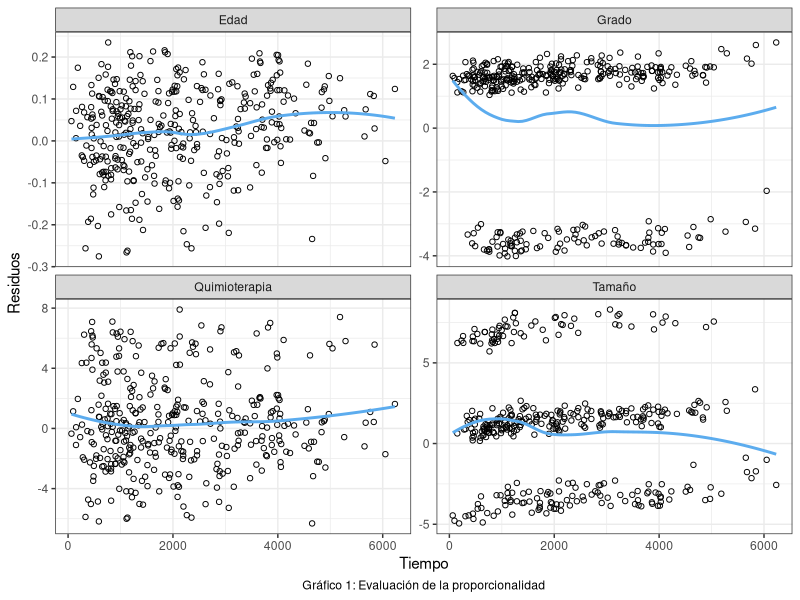
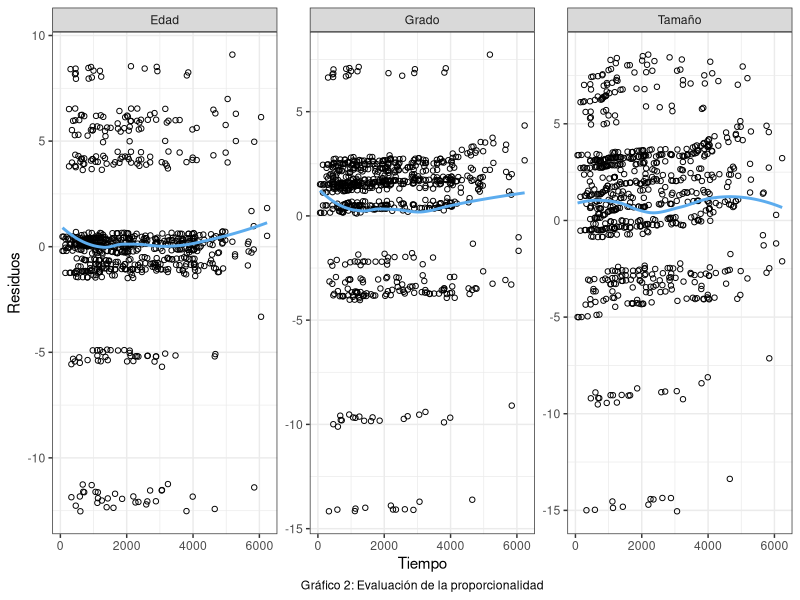

The R script that drew these images, in order:
## ---- chunk 1
knitr::opts_chunk$set(warning = FALSE, message = FALSE, echo = FALSE)
## ---- chunk 2
library(tidyverse)
library(gridExtra)
library(survival)  # Para el ajuste de modelos de Cox 
library(survminer) # Crear gráficos con la función ggsurvplot()
library(lmtest) # Para calcular la significancia de los Beta 
library(corrplot) #Para el gráfico de correlaciones

datos <- rotterdam %>%
  filter(year <= 1985) %>%
  select(-c(nodes, rtime, recur))

datos$grade <- as.factor(datos$grade)
## ---- chunk 3
#Modelo sin covariables
modelo_nulo <- coxph(Surv(dtime, death) ~ 1, ties = "breslow", data = datos)
loglik_nulo <- modelo_nulo$loglik

#Modelos con una sola variable:
# 1) Edad:
modelo_edad <- coxph(Surv(dtime, death) ~ age, ties = "breslow",
                     data = datos)

loglik_edad <- modelo_edad$loglik[2]

#Comparación del modelo con el modelo nulo

lrtest(modelo_nulo, modelo_edad) # Test significativo


# 2) Menopausia
modelo_meno <- coxph(Surv(dtime, death) ~ meno, ties = "breslow",
                     data = datos)

loglik_meno <- modelo_meno$loglik[2]

#Comparo con el modelo nulo:
lrtest(modelo_nulo, modelo_meno) # Test significativo


# 3) Terapia hormonal:
modelo_hormon <- coxph(Surv(dtime, death) ~ hormon, ties = "breslow",
                       data = datos)

#Comparo con el modelo nulo:
lrtest(modelo_nulo, modelo_hormon) # Test no significativo


# 4) Quimioterapia:
modelo_chemo <- coxph(Surv(dtime, death) ~ chemo, ties = "breslow", data = datos)


#Comparo con el modelo nulo:
lrtest(modelo_nulo, modelo_chemo) # Test no significativo


# 5) Receptores de progesterona:
modelo_pgr <- coxph(Surv(dtime, death) ~ pgr, ties = "breslow",
                    data = datos)


# Comparo con el modelo nulo:
lrtest(modelo_nulo, modelo_pgr)  # Test no significativo


# 6) Receptores de estrógeno:
modelo_er <- coxph(Surv(dtime, death) ~ er, ties = "breslow",
                   data = datos)


#Comparo con el modelo nulo:
lrtest(modelo_nulo, modelo_er)  # Test significativo



# 7) Grado de diferenciación:
modelo_grade <- coxph(Surv(dtime, death) ~ grade, ties = "breslow",
                      data = datos)


# Compraro con el modelo nulo:
lrtest(modelo_nulo, modelo_grade)  #Test significativo


# 8) Tamaño del tumor:
modelo_size <- coxph(Surv(dtime, death) ~ size, ties = "breslow",
                     data = datos)


#Comparación con el modelo nulo:
lrtest(modelo_nulo, modelo_size) #Test significativo

# En resumen, resultaron significativos: edad, menopausia, receptores de estrógeno, grado de diferenciación y tamaño del tumor.
## ---- chunk 4
#Se define el modelo con las variables importantes:
modelo1 <- coxph(Surv(dtime, death) ~ age + meno + er + grade + size,
                 ties = "breslow", data = datos)

# Para cada variable importante, comparamos el modelo 1 contra un modelo que no contenga la variable de interés y así evaluamos su significancia

# 1) Variable Edad
modelo_sin_age <- coxph(Surv(dtime, death) ~ meno + er + grade + size,
                        ties = "breslow", data = datos)

lrtest(modelo_sin_age, modelo1) # Test significativo

# 2) Variable Menopausia
modelo_sin_meno <- coxph(Surv(dtime, death) ~ age + er + grade + size,
                         ties = "breslow", data = datos)

lrtest(modelo_sin_meno, modelo1) # Test no significativo

# 3) Variable Receptores de estrógeno
modelo_sin_er <- coxph(Surv(dtime, death) ~ age + meno + grade + size,
                       ties = "breslow", data = datos)

lrtest(modelo_sin_er, modelo1) # Test no significativo

# 4) Variable Grade
modelo_sin_grade <- coxph(Surv(dtime, death) ~ age + meno + er + size,
                          ties = "breslow", data = datos)

lrtest(modelo_sin_grade, modelo1) # Test significativo

# 5) Variable Size
modelo_sin_size <- coxph(Surv(dtime, death) ~ age + meno + er + grade,
                         ties = "breslow", data = datos)

lrtest(modelo_sin_size, modelo1) # Test significativo

# En resumen, las variables que resultaron significativas en un modelo que contiene la edad, menopausia, receptores de estrógeno, grado y tamaño del tumor son: edad, grado y tamaño del tumor.
## ---- chunk 5
# Modelo con las variables significativas hasta el momento
modelo2 <- coxph(Surv(dtime, death) ~ age + grade + size, ties = "breslow",
                 data = datos)

# Para evaluar la significancia de las covariables que descartamos en la primer etapa de la selección,comparamos el modelo 2 contra un modelo que contenga sus mismas variables más cada una de las covariables.

# 1) Variable "Tratamiento hormonal"
modelo2_con_hormon <- coxph(Surv(dtime, death) ~ age + grade + size +
                              hormon, ties = "breslow", data = datos)
 
 lrtest(modelo2, modelo2_con_hormon) # Test no significativo
 
# 2) Variable Quimioterapia
modelo2_con_chemo <- coxph(Surv(dtime, death) ~ age + grade + size + chemo,
                           ties = "breslow", data = datos)
 
lrtest(modelo2, modelo2_con_chemo) # Test significativo

# 3) Variable Receptores de progesterona:
modelo2_con_pgr <- coxph(Surv(dtime, death) ~ age + grade + size + pgr, 
                         ties = "breslow", data = datos)
 
lrtest(modelo2, modelo2_con_pgr) #No es significativa

# En resumen, el efecto de la Quimioterapia es significativo en un modelo que incluye también a la edad y el grado y tamaño del tumor. Tratamiento hormonal y Receptores de Progesterona siguen sin ser significativos.

# Llamamos "modelo 3" a nuestro nuevo modelo
modelo3 <- coxph(Surv(dtime, death) ~ age + chemo + grade + size,
                 ties = "breslow", data = datos)
## ---- chunk 6

#Interaccion Edad-Quimioterapia
modelo_int1 <- coxph(Surv(dtime, death) ~ age + chemo +  grade + size + age*chemo,
                     ties = "breslow", data = datos)

lrtest(modelo3, modelo_int1) #Test no significativo


#Interacción Edad-Grado
modelo_int2 <- coxph(Surv(dtime, death) ~ age + chemo +  grade + size + age*grade,
                     ties = "breslow", data = datos)

lrtest(modelo3, modelo_int2) #Test no significativo


#Interacción Edad-Tamaño:
modelo_int3 <- coxph(Surv(dtime, death) ~ age + chemo +  grade + size + age*size,
                     ties = "breslow", data = datos)

lrtest(modelo3, modelo_int3) #Test no significativo


#Interacción Quimioterapia-Grado:
modelo_int4 <- coxph(Surv(dtime, death) ~ age + chemo +  grade + size + chemo*grade,
                     ties = "breslow", data = datos)

lrtest(modelo3, modelo_int4) #Test no significativo


#Interacción Quimioterapia-Tamaño:
modelo_int5 <- coxph(Surv(dtime, death) ~ age + chemo +  grade + size + chemo*size,
                     ties = "breslow", data = datos)

lrtest(modelo3, modelo_int5) #Test no significativo


#Interacción Grado-Tamaño:
modelo_int6 <- coxph(Surv(dtime, death) ~ age + chemo +  grade + size + grade*size,
                     ties = "breslow", data = datos)

lrtest(modelo3, modelo_int6) #Test no significativo

## ---- chunk 7
# Variable Edad

datos2 <- datos %>% 
  mutate(
    age_d1 = ifelse(age >= 40 & age < 50, 1, 0),
    age_d2 = ifelse(age >= 50 & age < 65, 1, 0),
    age_d3 = ifelse(age >= 65, 1, 0)
  ) %>% 
  mutate(
    age_factor = case_when(
      age < 40 ~ 1,
      age >= 40 & age < 50 ~ 2,
      age >= 50 & age < 65 ~ 3,
      age >= 65 ~ 4
    )
  )

modelo3_edad_dummie <- coxph(Surv(dtime, death) ~ age_d1 +
                            age_d2 + age_d3+ chemo + grade
                            + size, ties = "breslow",
                            data = datos2)

modelo3_edad_factor <- coxph(Surv(dtime, death) ~ age_factor + chemo + grade + size, ties = "breslow", data = datos2)

lrtest(modelo3_edad_factor, modelo3_edad_dummie) # Test no significativo, variable LINEAL
## ---- chunk 8
#H_0)Los hazards son proporcionales
test <- cox.zph(modelo3)
## ---- chunk 9
#Convertimos la información de "test" en datos que puedan usarse en ggplot()
time <- test$time
residuals <- as.data.frame(test$y)
variables <- c("Edad", "Quimioterapia", "Grado", "Tamaño")

data <- data.frame(
  time = rep(time, ncol(residuals)),
  residuals =as.vector(as.matrix(residuals)),
  variable = rep(variables, each = length(time))
)

#Gráfico de residuos
ggplot(data = data, aes(x = time, y = residuals)) +
  geom_point(pch = 21, color = "black") +
  geom_smooth(method = "loess", se = F, color = "steelblue2") +
  facet_wrap(~variable, scales = "free_y")+
  labs(x = "Tiempo", y = "Residuos", caption = "Gráfico 1: Evaluación de la proporcionalidad") +
  theme_bw() +
  theme(plot.caption = element_text(hjust = 0.5))
## ---- chunk 10
# Planteamos un modelo estratificando por quimioterapia y otro sin estratificar. En ambos se incorpora a Age a través de dummies.

# -- Modelo estratificado --

modelo_estrat <- coxph(Surv(dtime, death) ~
                      age_d1 + age_d2 + age_d3 + strata(chemo)+
                      grade + size, ties = "breslow",
                      data = datos2)

cox.zph(modelo_estrat) # GLOBAL:0.087

# == Modelo sin estratificar ==

# Edad dummies
modelo4 <- coxph(Surv(dtime, death) ~
                      age_d1 + age_d2 + age_d3 + chemo +
                      grade + size, ties = "breslow",
                      data = datos2)

test2 <- cox.zph(modelo4)
cox.zph(modelo4) # GLOBAL:0.046

## ---- chunk 11
#Convertimos la información de "test2" en datos que puedan usarse en ggplot()
time <- test2$time
residuals <- as.data.frame(test2$y)
variables <- c("Edad", "Grado", "Tamaño")

data <- data.frame(
  time = rep(time, ncol(residuals)),
  residuals =as.vector(as.matrix(residuals)),
  variable = rep(variables, each = length(time))
)

#Gráfico de residuos
ggplot(data = data, aes(x = time, y = residuals)) +
  geom_point(pch = 21, color = "black") +
  geom_smooth(method = "loess", se = F, color = "steelblue2") +
  facet_wrap(~variable, scales = "free_y")+
  labs(x = "Tiempo", y = "Residuos", caption = "Gráfico 2: Evaluación de la proporcionalidad") +
  theme_bw() +
  theme(plot.caption = element_text(hjust = 0.5))
